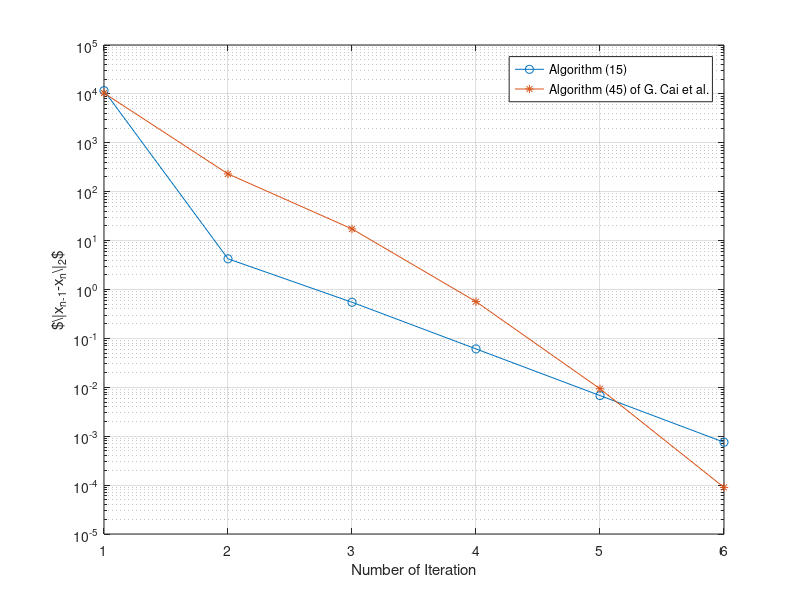
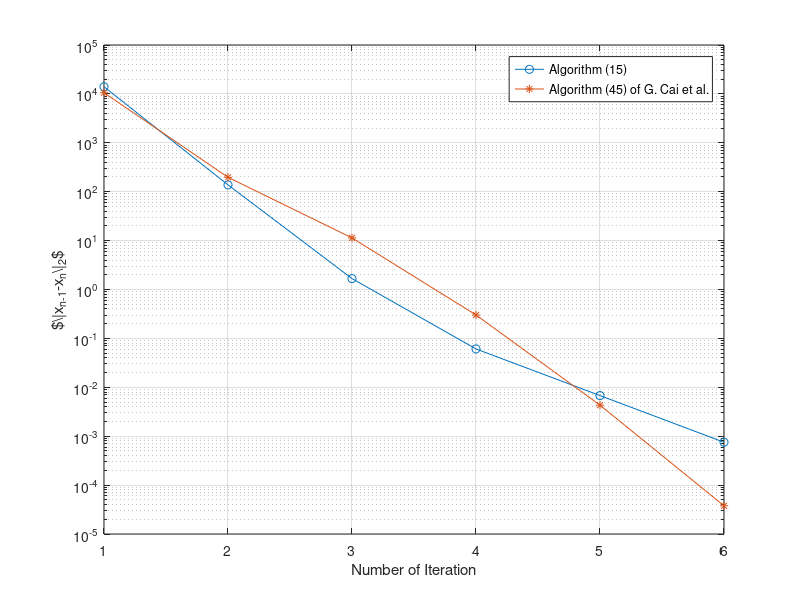
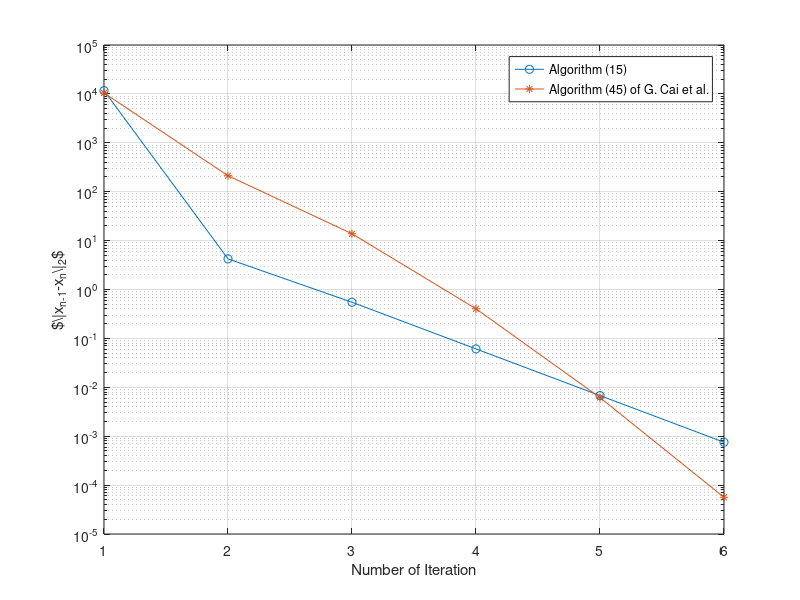
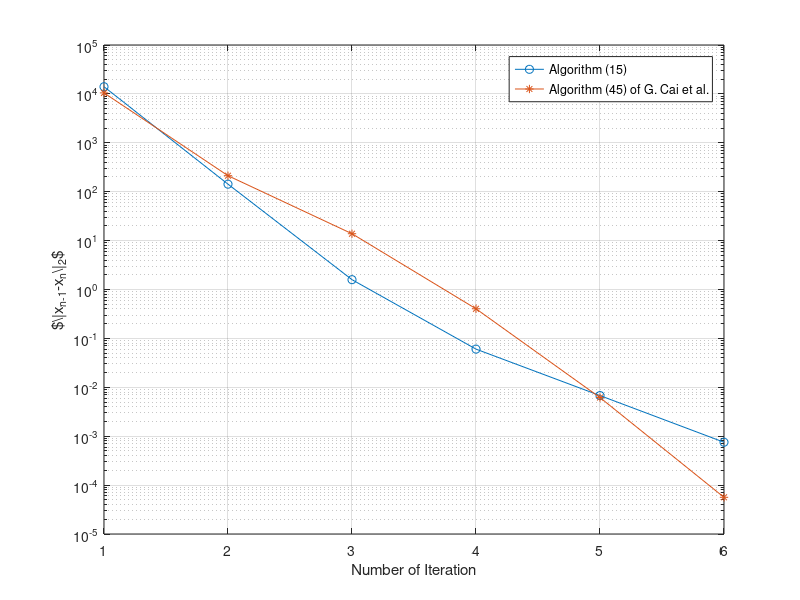

These figures' MATLAB source, in order:
function compare_algorithms
    % Constants and parameters
    T = 100; % Max number of iterations
    t_values = linspace(0, 1, 100);
    c = ones(size(t_values));
    lambdas_mus = [0.01, 0.01; 0.19, 0.19; 0.19, 0.01; 0.01, 0.19];
    
    for i = 1:size(lambdas_mus, 1)
        lam = lambdas_mus(i, 1);
        mu = lambdas_mus(i, 2);
        
        % Run both algorithms
        [original_errors, original_iter] = run_original_algorithm(lam, mu, T, t_values, c);
        [new_errors, new_iter] = run_new_algorithm(lam, mu, T, t_values, c);

        % Plotting
        figure;
        semilogy(original_errors, '-o', 'DisplayName', sprintf('Algorithm (15)', lam, mu));
        hold on;
        semilogy(new_errors, '-*', 'DisplayName', sprintf('Algorithm (45) of G. Cai et al.', lam, mu));
        xlabel('Number of Iteration');
        ylabel('$\|x_{n-1}-x_n\|_2$');
        title(sprintf('', lam, mu));
        legend show;
        grid on;
        hold off;

        % Print results
        fprintf('Algorithm (15)', lam, mu, original_iter);
        fprintf('Algorithm (45) of G. Cai et al.', lam, mu, new_iter);
    end
end

function [errors, iter] = run_original_algorithm(lam, mu, T, t_values, c)
    x_n = 3 * exp(2 * t_values);
    x_n_minus_1 = x_n;
    errors = [];

    for n = 1:T
        tilde_theta_n = compute_theta_n(x_n, x_n_minus_1, n);
        theta_n = rand * tilde_theta_n;

        y_n = x_n + theta_n * (x_n - x_n_minus_1);
        z_n = (1 - 1 / (2 ^ n)) * P_C(1 - mu * f(y_n), c);
        x_n_plus_1 = ((1 - 1 / (n + 3)) * z_n .* f(x_n) + ...
                      (0.5 + 1 / (n + 1)) * (P_C((1 - lam) * f((1 - 1 / (n + 3)) * z_n), c) - ...
                                               (1 - 1 / (n + 3)) * z_n) + ...
                      1 / (3 ^ n));

        error = norm(x_n_plus_1 - x_n) ^ 2;
        errors = [errors, error];

        x_n_minus_1 = x_n;
        x_n = x_n_plus_1;

        if error < 1e-3
            break;
        end
    end

    iter = n;
end

function [errors, iter] = run_new_algorithm(lam, mu, T, t_values, c)
    x_n = 3 * exp(2 * t_values);
    errors = [];

    for n = 1:T
        z_n = P_C((1 - mu) * f(x_n), c);
        y_n = P_C((1 - lam) * z_n, c);
        x_n_plus_1 = P_C((1 / (2 * (n + 1))) * x_n + (1 - 1 / (n + 1)) * (0.5 ^ n) * y_n, c);

        error = norm(x_n_plus_1 - x_n) ^ 2;
        errors = [errors, error];

        x_n = x_n_plus_1;

        if error < 1e-3
            break;
        end
    end

    iter = n;
end

function x_proj = P_C(x, c)
    x_proj = x - (dot(c, x) / norm(c)^2) * c;
end

function y = f(x)
    y = 0.5 * x;
end

function theta = compute_theta_n(x_n, x_n_minus_1, n)
    if norm(x_n - x_n_minus_1) < 1e-10
        theta = 1;
    else
        theta = min(1, 1 / (n * (n - 1) * norm(x_n - x_n_minus_1)));
    end
end